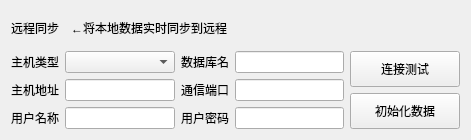
<?xml version="1.0" encoding="UTF-8"?>
<ui version="4.0">
 <class>frmConfigDbNet</class>
 <widget class="QWidget" name="frmConfigDbNet">
  <property name="geometry">
   <rect>
    <x>0</x>
    <y>0</y>
    <width>471</width>
    <height>140</height>
   </rect>
  </property>
  <property name="windowTitle">
   <string>Form</string>
  </property>
  <layout class="QGridLayout" name="gridLayout">
   <item row="0" column="0">
    <widget class="QLabel" name="labUseNetDb">
     <property name="text">
      <string>远程同步</string>
     </property>
    </widget>
   </item>
   <item row="1" column="0">
    <widget class="QLabel" name="labDbType">
     <property name="text">
      <string>主机类型</string>
     </property>
    </widget>
   </item>
   <item row="1" column="1">
    <widget class="QComboBox" name="cboxDbType">
     <property name="sizePolicy">
      <sizepolicy hsizetype="Ignored" vsizetype="Fixed">
       <horstretch>0</horstretch>
       <verstretch>0</verstretch>
      </sizepolicy>
     </property>
    </widget>
   </item>
   <item row="1" column="2">
    <widget class="QLabel" name="labDbName">
     <property name="text">
      <string>数据库名</string>
     </property>
    </widget>
   </item>
   <item row="1" column="3">
    <widget class="QLineEdit" name="txtDbName"/>
   </item>
   <item row="1" column="4" rowspan="3">
    <layout class="QVBoxLayout" name="verticalLayout_3">
     <item>
      <widget class="QPushButton" name="btnConnect">
       <property name="sizePolicy">
        <sizepolicy hsizetype="Minimum" vsizetype="Expanding">
         <horstretch>0</horstretch>
         <verstretch>0</verstretch>
        </sizepolicy>
       </property>
       <property name="minimumSize">
        <size>
         <width>110</width>
         <height>0</height>
        </size>
       </property>
       <property name="text">
        <string>连接测试</string>
       </property>
      </widget>
     </item>
     <item>
      <widget class="QPushButton" name="btnInit">
       <property name="sizePolicy">
        <sizepolicy hsizetype="Minimum" vsizetype="Expanding">
         <horstretch>0</horstretch>
         <verstretch>0</verstretch>
        </sizepolicy>
       </property>
       <property name="text">
        <string>初始化数据</string>
       </property>
      </widget>
     </item>
    </layout>
   </item>
   <item row="2" column="0">
    <widget class="QLabel" name="labHostName">
     <property name="text">
      <string>主机地址</string>
     </property>
    </widget>
   </item>
   <item row="2" column="1">
    <widget class="QLineEdit" name="txtHostName"/>
   </item>
   <item row="2" column="2">
    <widget class="QLabel" name="labHostPort">
     <property name="text">
      <string>通信端口</string>
     </property>
    </widget>
   </item>
   <item row="2" column="3">
    <widget class="QLineEdit" name="txtHostPort"/>
   </item>
   <item row="3" column="0">
    <widget class="QLabel" name="labUserName">
     <property name="text">
      <string>用户名称</string>
     </property>
    </widget>
   </item>
   <item row="3" column="1">
    <widget class="QLineEdit" name="txtUserName"/>
   </item>
   <item row="3" column="2">
    <widget class="QLabel" name="labUserPwd">
     <property name="text">
      <string>用户密码</string>
     </property>
    </widget>
   </item>
   <item row="3" column="3">
    <widget class="QLineEdit" name="txtUserPwd">
     <property name="echoMode">
      <enum>QLineEdit::Password</enum>
     </property>
    </widget>
   </item>
   <item row="0" column="1" colspan="4">
    <layout class="QHBoxLayout" name="horizontalLayout">
     <item>
      <widget class="SwitchButton" name="btnUseNetDb" native="true"/>
     </item>
     <item>
      <widget class="QLabel" name="label_9">
       <property name="sizePolicy">
        <sizepolicy hsizetype="Expanding" vsizetype="Preferred">
         <horstretch>0</horstretch>
         <verstretch>0</verstretch>
        </sizepolicy>
       </property>
       <property name="text">
        <string>←将本地数据实时同步到远程</string>
       </property>
      </widget>
     </item>
    </layout>
   </item>
  </layout>
 </widget>
 <customwidgets>
  <customwidget>
   <class>SwitchButton</class>
   <extends>QWidget</extends>
   <header>switchbutton.h</header>
   <container>1</container>
  </customwidget>
 </customwidgets>
 <resources/>
 <connections/>
</ui>
